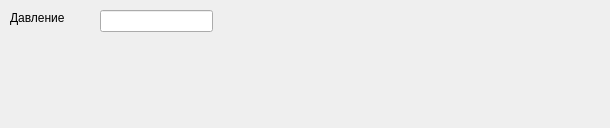
<?xml version="1.0" encoding="UTF-8"?>
<ui version="4.0">
 <class>srcData</class>
 <widget class="QWidget" name="srcData">
  <property name="geometry">
   <rect>
    <x>0</x>
    <y>0</y>
    <width>610</width>
    <height>128</height>
   </rect>
  </property>
  <property name="windowTitle">
   <string>Form</string>
  </property>
  <widget class="QLineEdit" name="le_press">
   <property name="geometry">
    <rect>
     <x>100</x>
     <y>10</y>
     <width>113</width>
     <height>22</height>
    </rect>
   </property>
  </widget>
  <widget class="QLabel" name="label">
   <property name="geometry">
    <rect>
     <x>10</x>
     <y>10</y>
     <width>91</width>
     <height>16</height>
    </rect>
   </property>
   <property name="text">
    <string>Давление</string>
   </property>
  </widget>
 </widget>
 <resources/>
 <connections/>
</ui>
